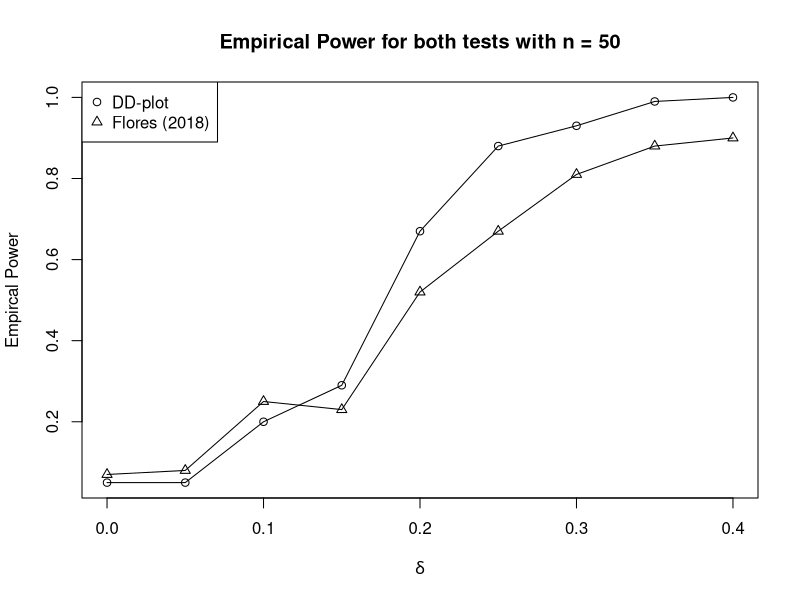
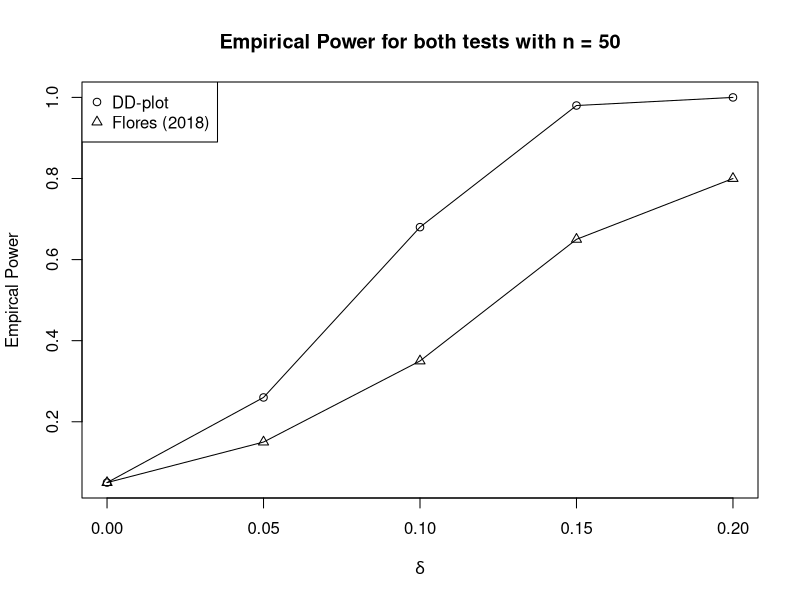
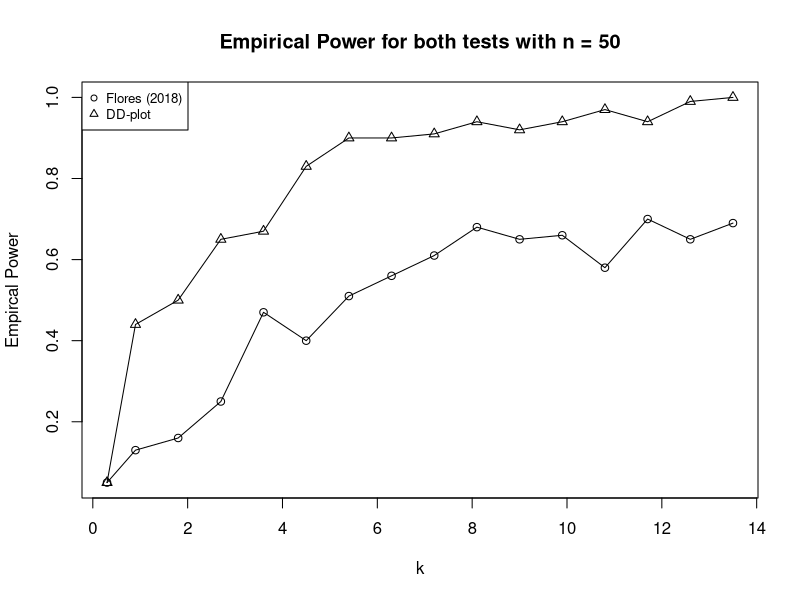
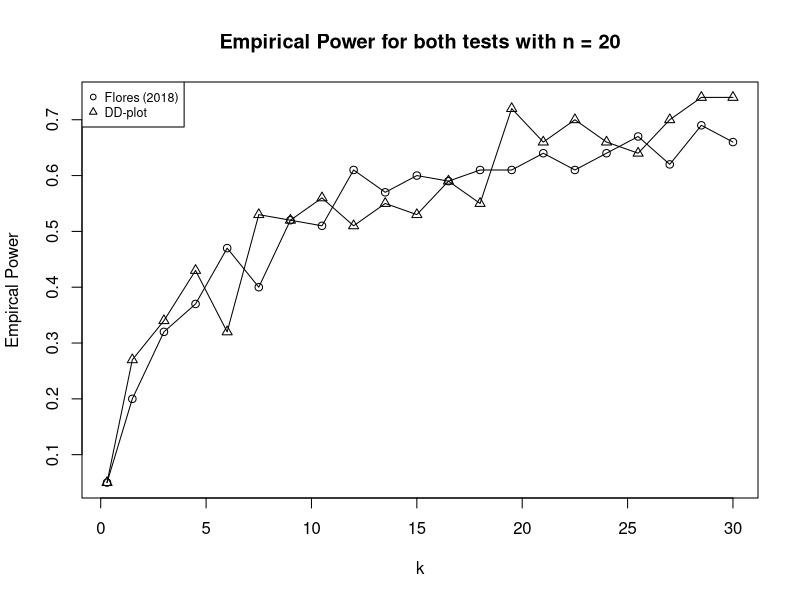
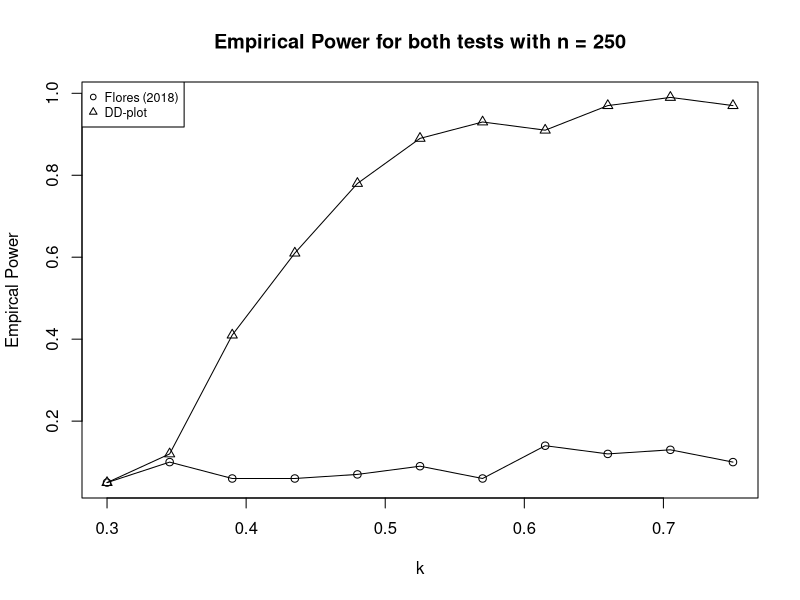

Write the R code that produced these figures, in order.
#N = 50

pot1 <- c(0.05, 0.05, 0.2, 0.29, 0.67, 0.88, 0.93, 0.99, 1) #pot para n = 50, mi test
deltas <- c(0, 0.05, 0.1, 0.15, 0.2, 0.25, 0.3, 0.35, 0.4) #pot para n = 50, flores
pot2 <- c(0.07, 0.08, 0.25, 0.23, 0.52, 0.67, 0.81, 0.88, 0.90)
plot(deltas, pot1, 'o', pch=1, xlab=expression(delta), ylab='Empircal Power', main='Empirical Power for both tests with n = 50')
lines(deltas, pot2, 'o', pch=2)
legend("topleft", legend=c('DD-plot', 'Flores (2018)'), pch=c(1,2))

#mierda

# N = 250

pot1 <- c(0.05, 0.26, 0.68, 0.98, 1)
pot2 <- c(0.05, 0.15, 0.35, 0.65, 0.80)
#falta pot2
deltas <- c(0, 0.05, 0.1, 0.15, 0.2)
plot(deltas, pot1, 'o', pch=1, xlab=expression(delta), ylab='Empircal Power', main='Empirical Power for both tests with n = 50')
lines(deltas, pot2, 'o', pch=2)
legend("topleft", legend=c('DD-plot', 'Flores (2018)'), pch=c(1,2))


# n = 50
#Suficiente de mu, ahora necesito cambiar los de la varianza

pot1 <- c(0.05, 0.44, 0.50, 0.65, 0.67, 0.83, 0.90, 0.90, 0.91, 0.94, 0.92, 0.94, 0.97, 0.94, 0.99, 1)
pot2 <- c(0.05, 0.13, 0.16, 0.25, 0.47, 0.40, 0.51, 0.56, 0.61, 0.68, 0.65, 0.66, 0.58, 0.70, 0.65, 0.69)
cons <- c(0.3, 0.9, 1.8,  2.7,  3.6,  4.5,  5.4,  6.3,  7.2,  8.1,  9.0,  9.9, 10.8, 11.7, 12.6, 13.5)
plot(cons, pot1, 'o', pch=2, xlab='k', ylab='Empircal Power', main='Empirical Power for both tests with n = 50')
lines(cons, pot2, 'o', pch=1)
legend("topleft", legend=c('Flores (2018)','DD-plot'), pch=c(1,2), cex = 0.8)

#N = 20
pot1 <- c(0.05, 0.27, 0.34, 0.43, 0.32, 0.53, 0.52, 0.56,0.51, 0.55, 0.53, 0.59, 0.55, 0.72, 0.66, 0.70, 0.66, 0.64, 0.70, 0.74, 0.74)
cons <- c(0.3, 1.5,  3.0,  4.5,  6.0,  7.5,  9.0, 10.5, 12.0, 13.5, 15.0, 16.5, 18.0, 19.5, 21.0, 22.5, 24.0, 25.5, 27.0, 28.5, 30.0)
pot2 <- c(0.05, 0.20, 0.32, 0.37, 0.47, 0.40, 0.52, 0.51, 0.61, 0.57, 0.60, 0.59, 0.61, 0.61, 0.64, 0.61, 0.64, 0.67, 0.62, 0.69, 0.66)
plot(cons, pot1, 'o', pch=2, xlab='k', ylab='Empircal Power', main='Empirical Power for both tests with n = 20')
lines(cons, pot2, 'o', pch=1)
legend("topleft", legend=c('Flores (2018)','DD-plot'), pch=c(1,2), cex = 0.75)


#N = 250
pot1 <- c(0.05, 0.12, 0.41, 0.61, 0.78, 0.89, 0.93, 0.91, 0.97, 0.99, 0.97)
cons <- c(0.3, 0.345, 0.390, 0.435, 0.480, 0.525, 0.570, 0.615, 0.660, 0.705, 0.750)
pot2 <- c(0.05, 0.10, 0.06, 0.06, 0.07, 0.09, 0.06, 0.14, 0.12, 0.13, 0.10)
plot(cons, pot1, 'o', pch=2, xlab='k', ylab='Empircal Power', main='Empirical Power for both tests with n = 250')
lines(cons, pot2, 'o', pch=1)
legend("topleft", legend=c('Flores (2018)','DD-plot'), pch=c(1,2), cex = 0.75)
